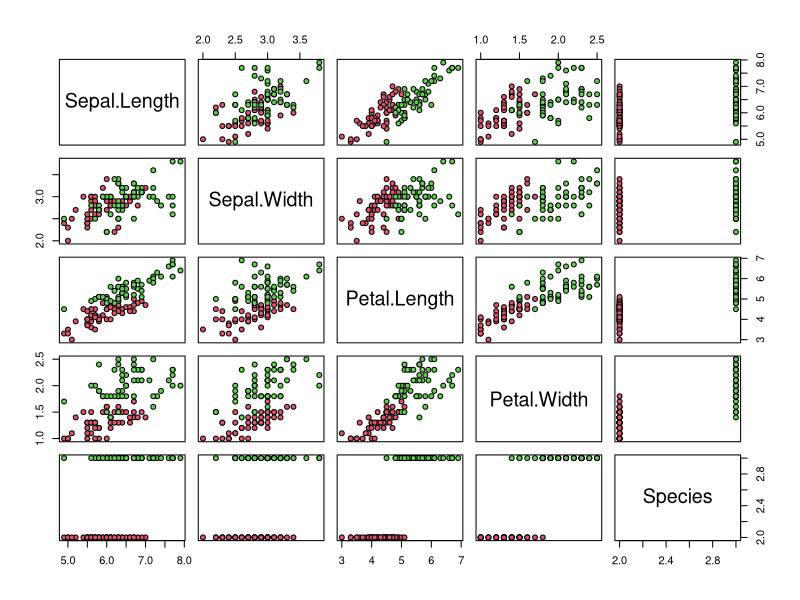

Reproduce this figure in R.
library(caret)
library(tidyverse)
data(iris)
names(iris)

############
############

str(iris)

iris %>% group_by(Species) %>% summarize(count=n())
write.csv(iris, file="iris.csv")

iris_set <- iris %>% filter(Species =="setosa")
write.csv(iris_set, file="iris_set.csv")

iris_ver <- iris %>% filter(Species =="versicolor")
write.csv(iris_ver, file="iris_ver.csv")

iris_vir <- iris %>% filter(Species =="virginica")
write.csv(iris_vir, file="iris_vir.csv")

############
############


iris <- iris[-which(iris$Species=='setosa'),]
y <- iris$Species
levels(iris$Species)


set.seed(2, sample.kind="Rounding")

test_index <- createDataPartition(y, times = 1, p = 0.5, list = FALSE)
test <- iris[test_index,]
train <- iris[-test_index,]

summary(train)
iris %>% select(Petal.Length) %>% summarize(mean(Petal.Length), sd(Petal.Length))

# which feature has the highest accuracy

foo <- function(x){
  rangedValues <- seq(range(x)[1],range(x)[2],by=0.1)
  sapply(rangedValues,function(i){
    y_hat <- ifelse(x>i,'virginica','versicolor')
    mean(y_hat==train$Species)
  })
}
predictions <- apply(train[,-5],2,foo)
sapply(predictions,max)	

# use smart cutoff value from the training data to calculate overall accuracy in the test data

predictions <- foo(train[,3])
rangedValues <- seq(range(train[,3])[1],range(train[,3])[2],by=0.1)
cutoffs <-rangedValues[which(predictions==max(predictions))]

y_hat <- ifelse(test[,3]>cutoffs[1],'virginica','versicolor')
mean(y_hat==test$Species)

plot(iris,pch=21,bg=iris$Species)

# We had an overall accuracy greater than 96% in the training data, but the overall accuracy was lower in the test data. (overtrained)
# Petal.Length and Petal.Width in combination could potentially be more information than either feature alone

petalLengthRange <- seq(range(train$Petal.Length)[1],range(train$Petal.Length)[2],by=0.1)
petalWidthRange <- seq(range(train$Petal.Width)[1],range(train$Petal.Width)[2],by=0.1)

length_predictions <- sapply(petalLengthRange,function(i){
  y_hat <- ifelse(train$Petal.Length>i,'virginica','versicolor')
  mean(y_hat==train$Species)
})
length_cutoff <- petalLengthRange[which.max(length_predictions)] # 4.7

width_predictions <- sapply(petalWidthRange,function(i){
  y_hat <- ifelse(train$Petal.Width>i,'virginica','versicolor')
  mean(y_hat==train$Species)
})
width_cutoff <- petalWidthRange[which.max(width_predictions)] # 1.5

y_hat <- ifelse(test$Petal.Length>length_cutoff | test$Petal.Width>width_cutoff,'virginica','versicolor')
mean(y_hat==test$Species)

